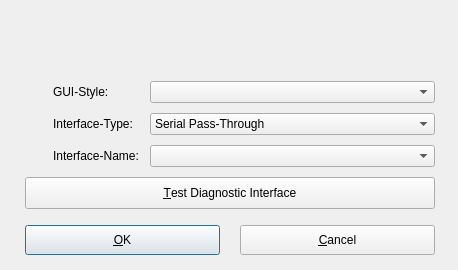
<?xml version="1.0" encoding="UTF-8"?>
<ui version="4.0">
 <class>Preferences_Dialog</class>
 <widget class="QDialog" name="Preferences_Dialog">
  <property name="windowModality">
   <enum>Qt::ApplicationModal</enum>
  </property>
  <property name="geometry">
   <rect>
    <x>0</x>
    <y>0</y>
    <width>458</width>
    <height>270</height>
   </rect>
  </property>
  <property name="sizePolicy">
   <sizepolicy hsizetype="Fixed" vsizetype="Fixed">
    <horstretch>230</horstretch>
    <verstretch>199</verstretch>
   </sizepolicy>
  </property>
  <property name="minimumSize">
   <size>
    <width>458</width>
    <height>270</height>
   </size>
  </property>
  <property name="maximumSize">
   <size>
    <width>458</width>
    <height>270</height>
   </size>
  </property>
  <property name="font">
   <font>
    <family>Liberation Sans</family>
    <pointsize>9</pointsize>
   </font>
  </property>
  <property name="windowTitle">
   <string>Preferences</string>
  </property>
  <widget class="QPushButton" name="ok_pushButton">
   <property name="geometry">
    <rect>
     <x>25</x>
     <y>225</y>
     <width>195</width>
     <height>30</height>
    </rect>
   </property>
   <property name="text">
    <string>&amp;OK</string>
   </property>
  </widget>
  <widget class="QPushButton" name="cancel_pushButton">
   <property name="geometry">
    <rect>
     <x>240</x>
     <y>225</y>
     <width>195</width>
     <height>30</height>
    </rect>
   </property>
   <property name="text">
    <string>&amp;Cancel</string>
   </property>
  </widget>
  <widget class="QPushButton" name="testinterface_pushButton">
   <property name="geometry">
    <rect>
     <x>25</x>
     <y>177</y>
     <width>410</width>
     <height>32</height>
    </rect>
   </property>
   <property name="text">
    <string>&amp;Test Diagnostic Interface</string>
   </property>
   <property name="icon">
    <iconset resource="../resources/FreeSSM.qrc">
     <normaloff>:/icons/oxygen/32x32/fork.png</normaloff>:/icons/oxygen/32x32/fork.png</iconset>
   </property>
   <property name="iconSize">
    <size>
     <width>24</width>
     <height>24</height>
    </size>
   </property>
  </widget>
  <widget class="QComboBox" name="interfaceType_comboBox">
   <property name="geometry">
    <rect>
     <x>150</x>
     <y>113</y>
     <width>285</width>
     <height>22</height>
    </rect>
   </property>
   <item>
    <property name="text">
     <string>Serial Pass-Through</string>
    </property>
   </item>
   <item>
    <property name="text">
     <string>SAE-J2534 Pass-Through</string>
    </property>
   </item>
   <item>
    <property name="text">
     <string>AT-command controlled (ELM / AGV / Diamex)</string>
    </property>
   </item>
  </widget>
  <widget class="QLabel" name="interfaceName_label">
   <property name="geometry">
    <rect>
     <x>53</x>
     <y>148</y>
     <width>95</width>
     <height>16</height>
    </rect>
   </property>
   <property name="text">
    <string>Interface-Name:</string>
   </property>
  </widget>
  <widget class="QLabel" name="label">
   <property name="geometry">
    <rect>
     <x>10</x>
     <y>13</y>
     <width>24</width>
     <height>24</height>
    </rect>
   </property>
   <property name="text">
    <string/>
   </property>
   <property name="pixmap">
    <pixmap>:/icons/preferences24.png</pixmap>
   </property>
  </widget>
  <widget class="QLabel" name="interfaceTypeIcon_label">
   <property name="geometry">
    <rect>
     <x>25</x>
     <y>112</y>
     <width>22</width>
     <height>22</height>
    </rect>
   </property>
   <property name="text">
    <string/>
   </property>
   <property name="pixmap">
    <pixmap resource="../resources/FreeSSM.qrc">:/icons/chrystal/22x22/hardware.png</pixmap>
   </property>
  </widget>
  <widget class="QComboBox" name="guistyle_comboBox">
   <property name="geometry">
    <rect>
     <x>150</x>
     <y>81</y>
     <width>285</width>
     <height>22</height>
    </rect>
   </property>
  </widget>
  <widget class="QLabel" name="guistyle_label">
   <property name="geometry">
    <rect>
     <x>53</x>
     <y>84</y>
     <width>95</width>
     <height>16</height>
    </rect>
   </property>
   <property name="text">
    <string>GUI-Style:</string>
   </property>
  </widget>
  <widget class="QLabel" name="guiStyleIcon_label">
   <property name="geometry">
    <rect>
     <x>25</x>
     <y>80</y>
     <width>22</width>
     <height>22</height>
    </rect>
   </property>
   <property name="text">
    <string/>
   </property>
   <property name="pixmap">
    <pixmap resource="../resources/FreeSSM.qrc">:/icons/oxygen/22x22/preferences-desktop-theme.png</pixmap>
   </property>
  </widget>
  <widget class="QComboBox" name="interfaceName_comboBox">
   <property name="geometry">
    <rect>
     <x>150</x>
     <y>145</y>
     <width>285</width>
     <height>22</height>
    </rect>
   </property>
  </widget>
  <widget class="QLabel" name="interfaceType_label">
   <property name="geometry">
    <rect>
     <x>53</x>
     <y>116</y>
     <width>95</width>
     <height>16</height>
    </rect>
   </property>
   <property name="text">
    <string>Interface-Type:</string>
   </property>
  </widget>
  <widget class="QLabel" name="interfaceNameIcon_label">
   <property name="geometry">
    <rect>
     <x>25</x>
     <y>144</y>
     <width>22</width>
     <height>22</height>
    </rect>
   </property>
   <property name="text">
    <string/>
   </property>
   <property name="pixmap">
    <pixmap resource="../resources/FreeSSM.qrc">:/icons/chrystal/22x22/input_devices_settings.png</pixmap>
   </property>
  </widget>
 </widget>
 <tabstops>
  <tabstop>interfaceType_comboBox</tabstop>
  <tabstop>testinterface_pushButton</tabstop>
  <tabstop>ok_pushButton</tabstop>
  <tabstop>cancel_pushButton</tabstop>
 </tabstops>
 <resources>
  <include location="../resources/FreeSSM.qrc"/>
  <include location="../resources/FreeSSM.qrc"/>
 </resources>
 <connections/>
</ui>
